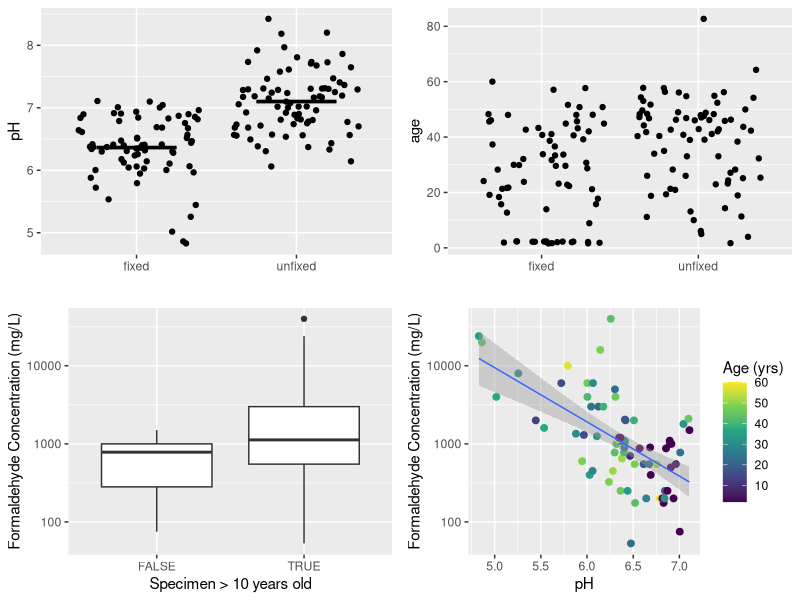
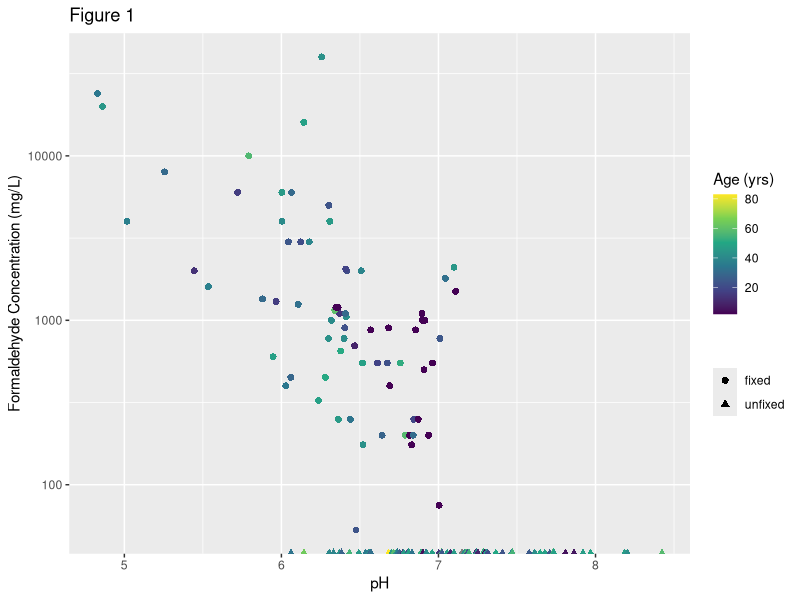
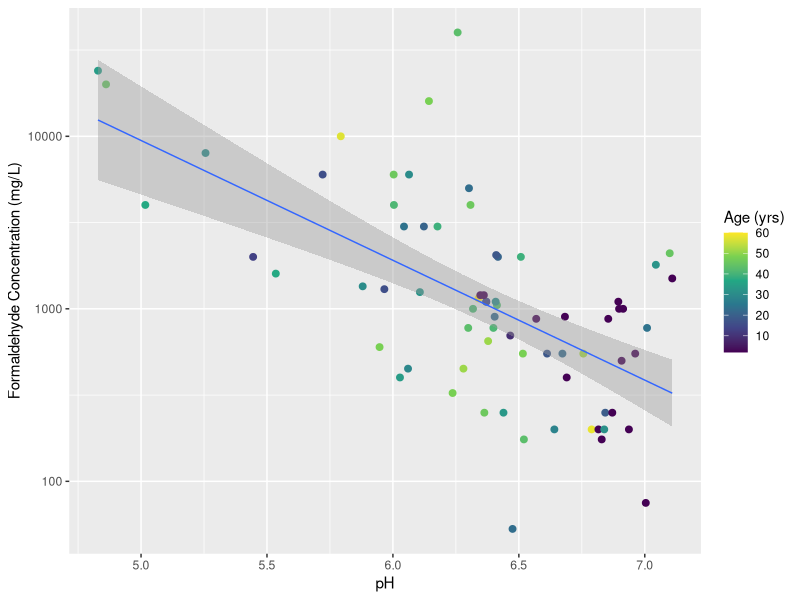
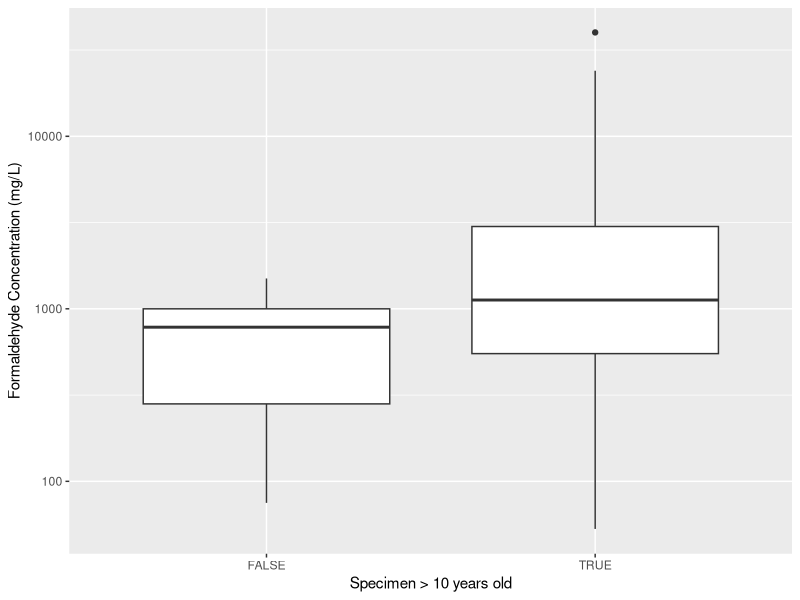

Source code (R) for these figures, in order:

.libPaths(c("C:/Users/ale097/Data School/Packages"))
library(tidyverse)

install.packages("cowplot")
.libPaths(c("C:/Users/ale097/Data School/Packages"))
library(cowplot)

read_csv("Data/Collection_survey_RAW.csv")
Collection_survey <- read_csv("Data/Collection_survey_RAW.csv")

#exclude obs. for which year is unknown
#convert <chr> to <dbl>
#create an age column
#rename formaldehyde concentration column 
#create a new column fixed

Collection_survey_tidy <- Collection_survey %>% 
  filter(Year != "-") %>% 
  mutate(year = as.numeric(Year)) %>% 
  select(-Year) %>% 
  mutate(age = 2019 - year) %>% 
  select(-year) %>% 
  rename(formaldehyde = "Formaldehyde concentration (mg/L)") %>% 
  mutate(fixed = ifelse(formaldehyde > 0, "fixed", "unfixed"))
 

Collection_survey_tidy

#plot showing all data 
Collection_survey_full_plot <- ggplot(data = Collection_survey_tidy, 
       mapping = aes(x = pH, y = formaldehyde, color = age, shape = fixed)) +
  geom_point(size = 2) +
  scale_y_log10() +
  scale_colour_continuous(type = "viridis") +
  labs(
    title = "Figure 1",
    y = "Formaldehyde Concentration (mg/L)",
    color = "Age (yrs)",
    shape = "")




#range of pH in fixed and unfixed specimens 
pH_fixed_unfixed <- ggplot(data = Collection_survey_tidy, 
                                      mapping = aes(y = pH, x = fixed)) +
  geom_jitter() +
  stat_summary(fun.y = mean, fun.ymin = mean, fun.ymax = mean,
               geom = "crossbar", width = 0.5) +
  labs(
    x = "")

#range of age in fixed and unfixed specimens 
age_fixed_unfixed <- ggplot(data = Collection_survey_tidy, 
                           mapping = aes(y = age, x = fixed)) +
  geom_jitter() +
  labs(
    x = "")

ggsave(filename = "Results/Collection_survey_full.png", plot = Collection_survey_full_plot, width = 12, height = 10, dpi = 300, units = "cm")

#Filter to plot only fixed specimens 

Collection_survey_fixed <- Collection_survey %>% 
  filter(Year != "-") %>% 
  mutate(year = as.numeric(Year)) %>% 
  select(-Year) %>% 
  mutate(age = 2019 - year) %>% 
  select(-year) %>% 
  rename(formaldehyde = "Formaldehyde concentration (mg/L)") %>% 
  mutate(fixed = ifelse(formaldehyde > 0, "fixed", "unfixed")) %>% 
  filter(fixed == "fixed")
  
  
plot_F_pH <- ggplot(data = Collection_survey_fixed, 
         mapping = aes(x = pH, y = formaldehyde, color = age)) +
  geom_point(size = 2) +
  scale_y_log10() +
  geom_smooth(method = "lm", size = 0.5) +
  scale_colour_continuous(type = "viridis") +
  labs(
    y = "Formaldehyde Concentration (mg/L)",
    color = "Age (yrs)")

ggsave(filename = "Results/Collection_survey_F_pH.png", plot = plot_F_pH, width = 12, height = 10, dpi = 300, units = "cm")


#What is the relationship between age and formaldehyde concentration?
#looks like specimens <10 years old have a lower mean formaldehyde concentration. 
#creat new column with age>10 years

categorical10yrs <- Collection_survey_fixed %>% 
  mutate(category10yrs = age > 10)

plot_F_age <- ggplot(data = categorical10yrs, 
                     mapping = aes(x = category10yrs, y = formaldehyde)) +
  geom_boxplot() +
  scale_y_log10() +
  labs(
    y = "Formaldehyde Concentration (mg/L)", 
    x = "Specimen > 10 years old")

ggsave(filename = "Results/Collection_survey_F_age.png", plot = plot_F_age, width = 12, height = 10, dpi = 300, units = "cm")

Collection_survey_unfixed <- Collection_survey %>% 
  filter(Year != "-") %>% 
  mutate(year = as.numeric(Year)) %>% 
  select(-Year) %>% 
  mutate(age = 2019 - year) %>% 
  select(-year) %>% 
  rename(formaldehyde = "Formaldehyde concentration (mg/L)") %>% 
  mutate(fixed = ifelse(formaldehyde > 0, "fixed", "unfixed")) %>% 
  filter(fixed == "unfixed")


plot_unfixed <- ggplot(data = Collection_survey_fixed, 
        mapping = aes(x = pH, y = age)) +
  geom_point(size = 2) +
  labs(
    title = "Figure 1",
    y = "Age (yrs)",
    shape = "")

#Combining plots into Figure 1

plot_grid(pH_fixed_unfixed, age_fixed_unfixed, plot_F_age, plot_F_pH)


